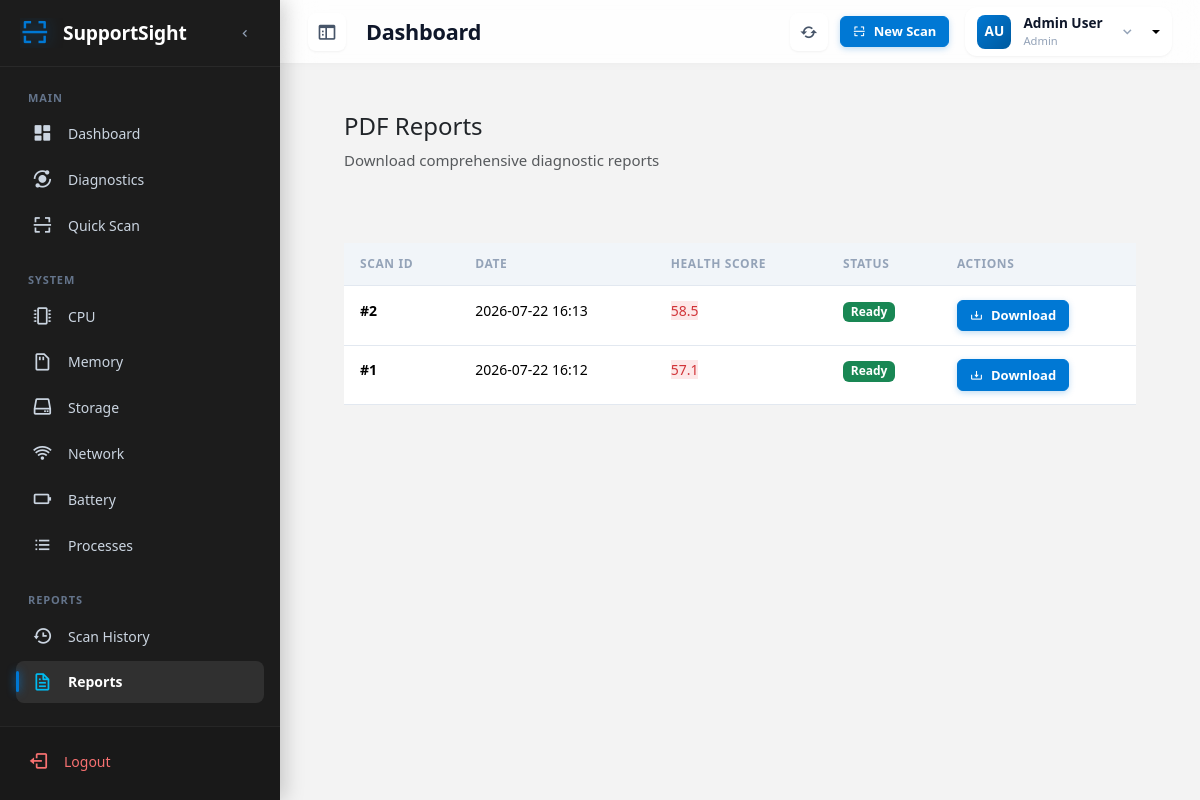
/reports/reports (signed in), run on an earlier commit of the app's database.
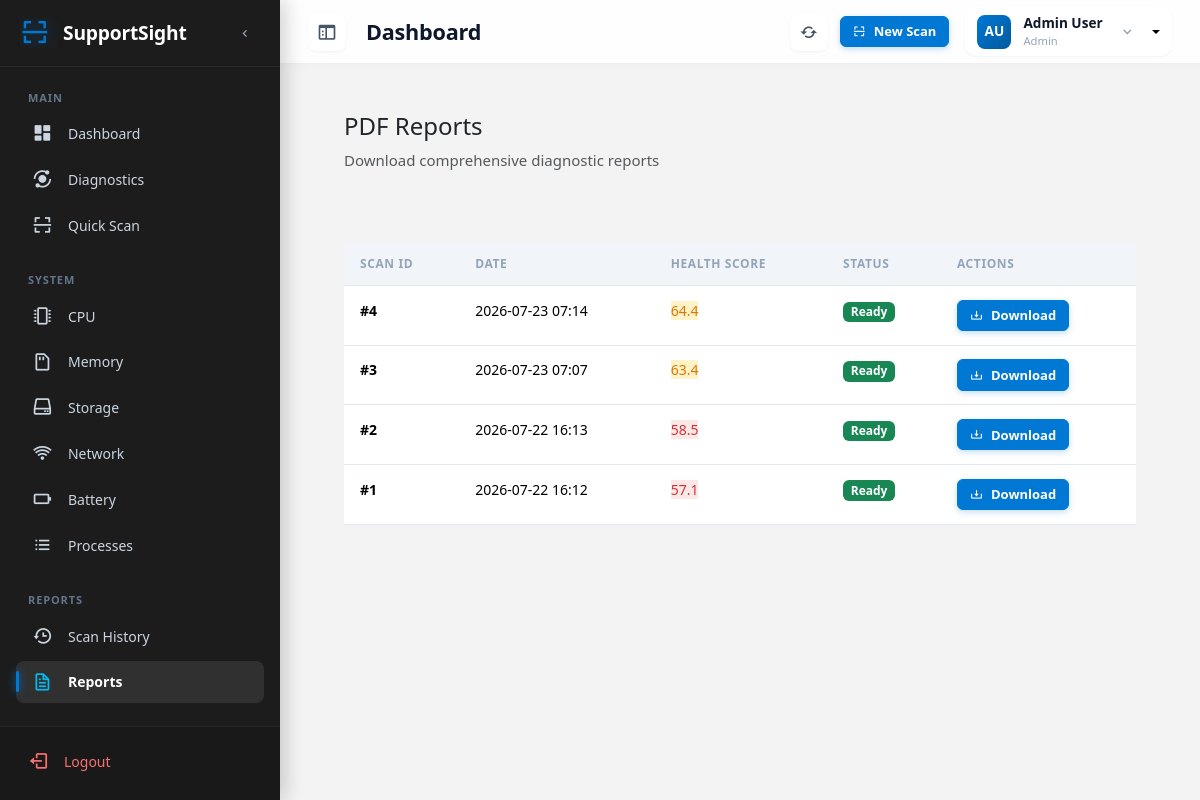
And on a later commit of the database.
### app/models/scan.py (models this page shows, shortened)
class Scan(db.Model):
    __tablename__ = 'scans'
    STATUS_COMPLETED = 'completed'
    STATUS_FAILED = 'failed'
    STATUS_IN_PROGRESS = 'in_progress'
    TYPE_FULL = 'full'
    TYPE_QUICK = 'quick'
    TYPE_CUSTOM = 'custom'
    id = db.Column(db.Integer, primary_key=True)
    user_id = db.Column(db.Integer, db.ForeignKey('users.id'), nullable=False, index=True)
    scan_type = db.Column(db.String(20), default=TYPE_FULL)
    health_score = db.Column(db.Integer, default=0)
    status = db.Column(db.String(20), default=STATUS_IN_PROGRESS)
    system_info = db.Column(db.Text)
    cpu_data = db.Column(db.Text)
    ram_data = db.Column(db.Text)
    disk_data = db.Column(db.Text)
    network_data = db.Column(db.Text)
    battery_data = db.Column(db.Text)
    process_data = db.Column(db.Text)
    recommendations = db.Column(db.Text)
    root_cause_analysis = db.Column(db.Text)
    error_message = db.Column(db.Text)
    started_at = db.Column(db.DateTime, default=datetime.utcnow)
    completed_at = db.Column(db.DateTime)
    duration = db.Column(db.Float)
    scan_user = db.relationship('User', backref=db.backref('scan_history', lazy='dynamic', overlaps="scans,user"), overlaps="scans,user")
    def get_data(self, key: str) -> dict:
        data = getattr(self, key)
        if data:
            try:
                return json.loads(data)
            except json.JSONDecodeError:
                return {}
        return {}
    @property
    def health_category(self) -> str:
        if self.health_score >= 80:
            return 'Excellent'
        elif self.health_score >= 60:
            return 'Good'
        elif self.health_score >= 40:
            return 'Fair'
        return 'Poor'
    def to_dict(self) -> Dict[str, Any]:
        return {
            'id': self.id,
            'user_id': self.user_id,
            'scan_type': self.scan_type,
            'health_score': self.health_score,
            'health_category': self.health_category,
            'status': self.status,
            'system_info': self.get_data('system_info'),
            'cpu_data': self.get_data('cpu_data'),
            'ram_data': self.get_data('ram_data'),
            'disk_data': self.get_data('disk_data'),
            'network_data': self.get_data('network_data'),
            'battery_data': self.get_data('battery_data'),
            'process_data': self.get_data('process_data'),
            'recommendations': self.get_data('recommendations'),
            'root_cause_analysis': self.get_data('root_cause_analysis'),
            'error_message': self.error_message,
            'started_at': self.started_at.isoformat() if self.started_at else None,
            'completed_at': self.completed_at.isoformat() if self.completed_at else None,
            'duration': self.duration
        }

### app/reports/routes.py (the view)
@reports_bp.route('/reports')
@login_required
def all_reports():
    page = request.args.get('page', 1, type=int)
    per_page = request.args.get('per_page', 20, type=int)
    history = ScanService.get_scan_history(current_user.id, page, per_page)
    return render_template('dashboard/reports.html', **history)

### app/__init__.py (called while the page is built)
def create_app(config_name: str = 'development') -> Flask:
    app = Flask(__name__,
                template_folder='templates',
                static_folder='static',
                static_url_path='/static')
    config_class = get_config(config_name)
    app.config.from_object(config_class)
    db.init_app(app)
    login_manager.init_app(app)
    bcrypt.init_app(app)
    migrate.init_app(app, db)
    ensure_database_schema(app)
    login_manager.login_view = 'auth.login'
    login_manager.login_message = 'Please log in to access this page.'
    login_manager.login_message_category = 'info'
    @login_manager.user_loader
    def load_user(user_id):
        from app.models.user import User
        return db.session.get(User, int(user_id))
    register_blueprints(app)
    register_error_handlers(app)
    register_jinja_filters(app)
    return app

### app/models/user.py (called while the page is built)
    @property
    def full_name(self) -> str:
        if self.first_name and self.last_name:
            return f'{self.first_name} {self.last_name}'
        return self.username

### app/templates/dashboard/reports.html (shortened to what this page needs)
{% extends 'base.html' %}
{% block content %}
<div class="row mb-4">
    <div class="col-12">
        <div class="card" data-aos="fade-up">
            <div class="card-body">
                <div class="d-flex justify-content-between align-items-center">
                    <div>
                        <h4>PDF Reports</h4>
                        <p class="text-muted mb-0">Download comprehensive diagnostic reports</p>
                    </div>
                </div>
            </div>
        </div>
    </div>
</div>
<div class="row">
    <div class="col-12">
        <div class="card" data-aos="fade-up">
            <div class="card-body">
                {% if scans %}
                <div class="table-responsive">
                    <table class="table">
                        <thead>
                            <tr>
                                <th>Scan ID</th>
                                <th>Date</th>
                                <th>Health Score</th>
                                <th>Status</th>
                                <th>Actions</th>
                            </tr>
                        </thead>
                        <tbody>
                            {% for scan in scans %}
                            <tr>
                                <td><strong>#{{ scan.id }}</strong></td>
                                <td>{{ scan.started_at|format_datetime('%Y-%m-%d %H:%M') if scan.started_at else 'N/A' }}</td>
                                <td>
                                    <span class="health-badge score-{{ scan.health_score|int // 20 }}">
                                        {{ scan.health_score }}
                                    </span>
                                </td>
                                <td>
                                    {% if scan.status == 'completed' %}
                                        <span class="badge bg-success">Ready</span>
                                    {% else %}
                                        <span class="badge bg-secondary">Pending</span>
                                    {% endif %}
                                </td>
                                <td>
                                    {% if scan.status == 'completed' %}
                                    <a href="{{ url_for('reports.download_report', scan_id=scan.id) }}" class="btn btn-sm btn-primary">
                                        <i class='bx bx-download'></i> Download
                                    </a>
                                    {% else %}
                                    <button class="btn btn-sm btn-secondary" disabled>
                                        <i class='bx bx-loader'></i> Processing
                                    </button>
                                    {% endif %}
                                </td>
                            </tr>
                            {% endfor %}
                        </tbody>
                    </table>
                </div>
                {% endif %}
            </div>
        </div>
    </div>
</div>
{% endblock %}

What changed in the data, as far as the page shows it:
added Scan: id "4", started_at "2026-07-23 07:14", health_score "64.4", status "Ready"
added Scan: id "3", started_at "2026-07-23 07:07", health_score "63.4", status "Ready"
